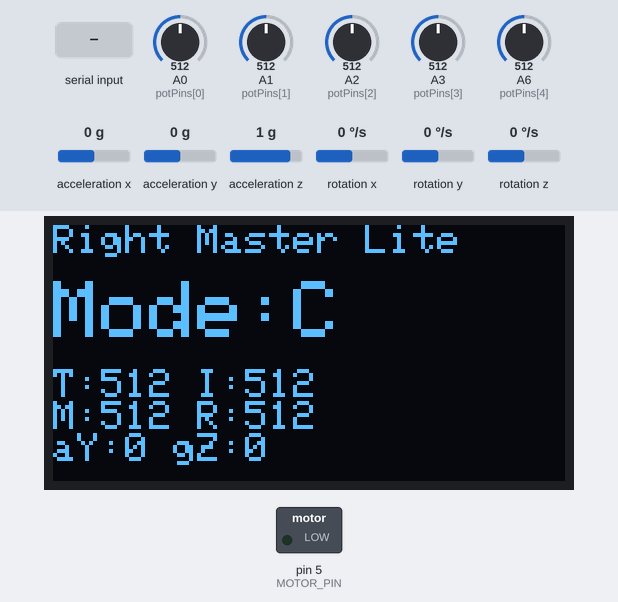
A sketch run on a simulated Arduino Nano, built with avr-gcc and run on an emulated ATmega328P. On the bench: 128×64 one-colour display, switched loads named in the sketch (green lamp = pin HIGH). Wiring (inferred from the names in the program): MPU-6050 motion sensor at I2C address 0x68. The inputs (shaded band) are chosen by the test bench; at power-on: acceleration y 0 g, A0 (potPins[0]) = 512, A1 (potPins[1]) = 512, A2 (potPins[2]) = 512, A3 (potPins[3]) = 512, A6 (potPins[4]) = 512, acceleration x 0 g, acceleration z 1 g, rotation x 0 °/s, rotation y 0 °/s, rotation z 0 °/s. What the sketch prints to the serial monitor is not drawn.

Above: at 2.4 s.
2.5 s: "S" received over Serial
At 2.67 s:
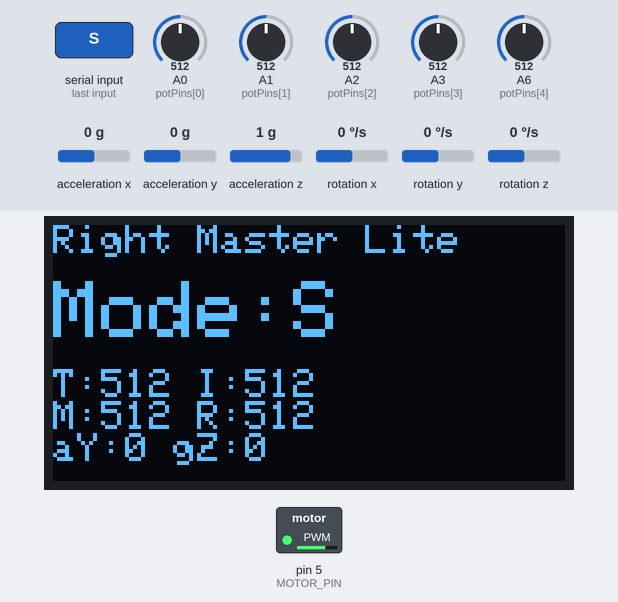
4.3 s: "A" received over the second serial link
At 4.95 s:
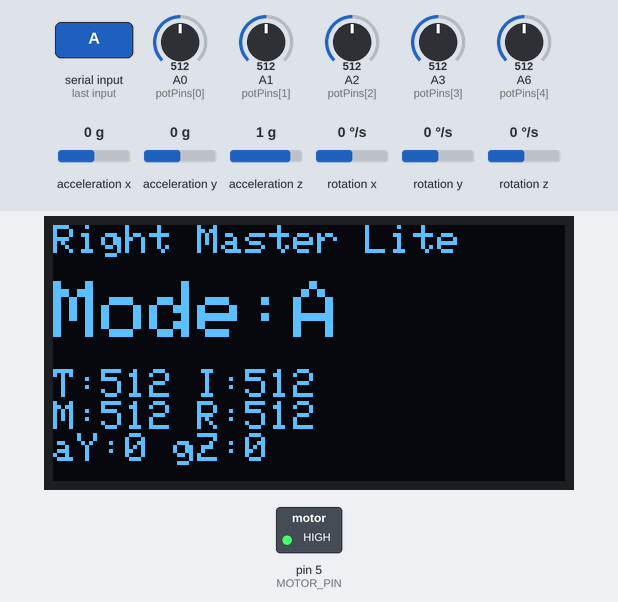
6.6 s: acceleration y set to -1.4 g
At 8.1 s:
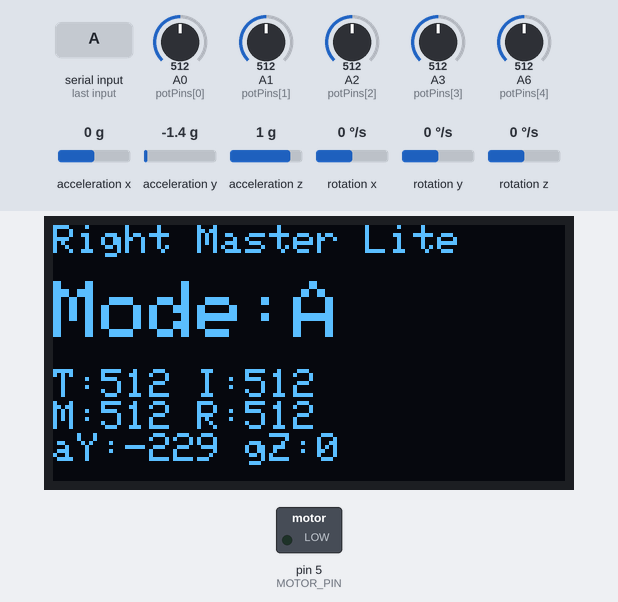
8.3 s: "C" received over Serial
At 9.02 s:
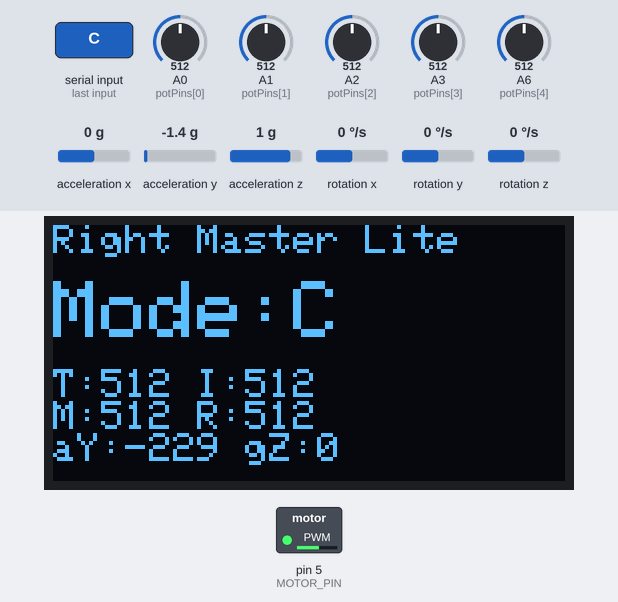
10.1 s: A0 (potPins[0]) set to 108
At 11.02 s:
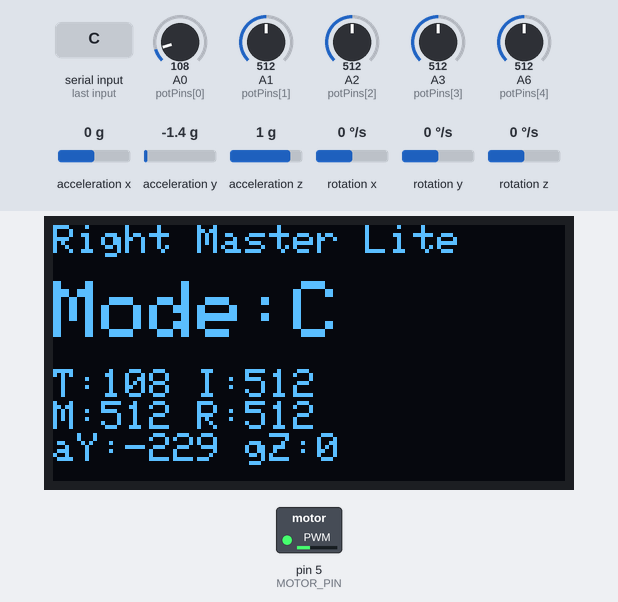
11.9 s: A0 (potPins[0]) set to 91
At 12.5 s:
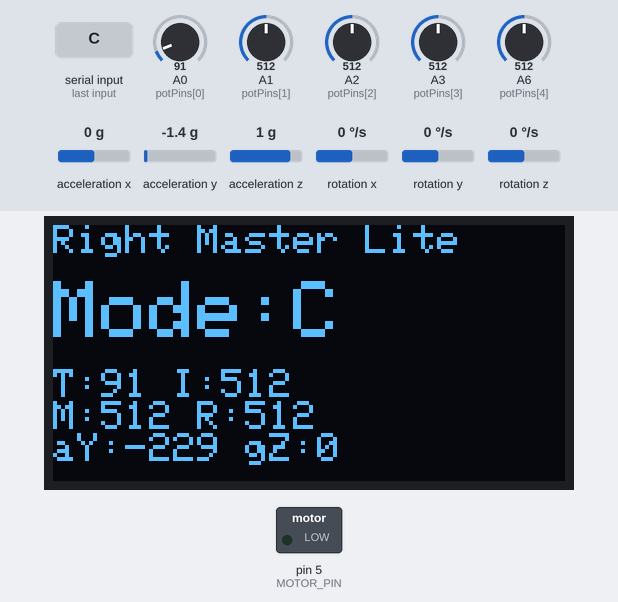
Timing chart, 0 to 14.5 s (numbered marks = the images above; inputs shaded):
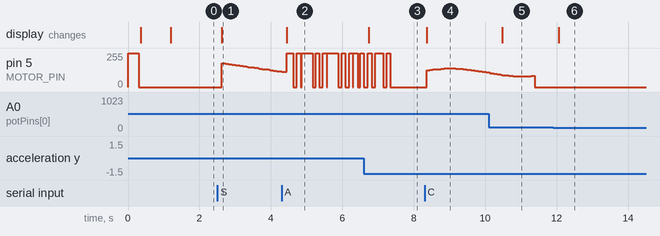

Measured:
- the behaviour switches between 100 and 99 on A0 (potPins[0]) (found by bisection; images 5 and 6)
- after the input at 2.5 s, the display: changes after 0.12 s (image 1)
- after the input at 4.3 s, the display: changes after 0.14 s (image 2)
- after the input at 6.6 s, the display: changes after 0.14 s (image 3)
- after the input at 8.3 s, pin 5 (MOTOR_PIN): rises from 0/255 to 139/255 in 0.49 s, then falls to 109/255 in 1.2 s; the display: changes after 0.06 s (image 4)
- after the input at 10.1 s, the display: changes after 0.37 s (image 5)
- after the input at 11.9 s, the display: changes after 0.15 s (image 6)

The sketch:

right_master_lite.ino
```cpp
/*

  right_master_lite.ino

  第二版汇总 - 右手主控轻量稳定版


  目标：先保证右手主链路稳定运行。


  功能：

  1. HC-05 蓝牙接收电脑/v3 发来的 A/C/S 情绪指令。

  2. OLED 显示当前情绪和传感器状态。

  3. 振动马达按 A/S/C 执行不同反馈。

  4. 读取右手五指电位器和 MPU6050。

  5. 通过蓝牙回传手语识别需要的数据。


  暂时不包含：

  - RadioHead / 315M 左手接收

  - 水母 bitmap 表情


  原因：Arduino Nano SRAM 只有 2KB，SSD1306 128x64 显示缓存约占 1024B。

  同时加入 RadioHead、SoftwareSerial、bitmap 后容易导致 OLED 初始化失败。


  接线：

  - HC-05 TXD -> Nano D2  (SoftwareSerial RX)

  - HC-05 RXD -> Nano D3  (SoftwareSerial TX)

  - 振动马达信号 -> D5

  - Thumb  -> A0

  - Index  -> A1

  - Middle -> A2

  - Ring   -> A3

  - Pinky  -> A6

  - OLED + MPU6050: SDA=A4, SCL=A5

*/


#include <SoftwareSerial.h>

#include <Wire.h>

#include <Adafruit_GFX.h>

#include <Adafruit_SSD1306.h>


#define SCREEN_WIDTH 128

#define SCREEN_HEIGHT 64

#define OLED_ADDR 0x3C

#define MPU_ADDR 0x68


#define BT_RX_PIN 2

#define BT_TX_PIN 3

#define MOTOR_PIN 5


const int potPins[5] = {A0, A1, A2, A3, A6};


SoftwareSerial BTSerial(BT_RX_PIN, BT_TX_PIN);

Adafruit_SSD1306 display(SCREEN_WIDTH, SCREEN_HEIGHT, &Wire, -1);


char currentEmotion = 'C';

bool isVibrating = false;

unsigned long vibrationStartMs = 0;

unsigned long lastReportMs = 0;

unsigned long lastOledMs = 0;

unsigned long prevMotorMs = 0;


const unsigned long VIB_DURATION_MS = 3000;

const unsigned long SENSOR_REPORT_INTERVAL_MS = 100;

const unsigned long OLED_REFRESH_INTERVAL_MS = 250;


int thumbVal = 0;

int indexVal = 0;

int middleVal = 0;

int ringVal = 0;

int pinkyVal = 0;

int16_t ax = 0;

int16_t ay = 0;

int16_t az = 0;

int16_t gx = 0;

int16_t gy = 0;

int16_t gz = 0;


int sadPWM = 0;

int sadState = 0;


bool isEmotionCmd(char c) {

  return c == 'A' || c == 'C' || c == 'S';

}


void readSensors() {

  thumbVal = analogRead(potPins[0]);

  indexVal = analogRead(potPins[1]);

  middleVal = analogRead(potPins[2]);

  ringVal = analogRead(potPins[3]);

  pinkyVal = analogRead(potPins[4]);


  Wire.beginTransmission(MPU_ADDR);

  Wire.write(0x3B);

  if (Wire.endTransmission(false) == 0) {

    Wire.requestFrom(MPU_ADDR, 14, true);

    if (Wire.available() >= 14) {

      ax = Wire.read() << 8 | Wire.read();

      ay = Wire.read() << 8 | Wire.read();

      az = Wire.read() << 8 | Wire.read();

      Wire.read(); Wire.read();

      gx = Wire.read() << 8 | Wire.read();

      gy = Wire.read() << 8 | Wire.read();

      gz = Wire.read() << 8 | Wire.read();

    }

  }

}


void reportSensorsToBluetooth() {

  // 这个格式兼容手语识别采集脚本 serial_gesture_collector.py

  BTSerial.print(F("Thumb:")); BTSerial.print(thumbVal);

  BTSerial.print(F(", Index:")); BTSerial.print(indexVal);

  BTSerial.print(F(", Middle:")); BTSerial.print(middleVal);

  BTSerial.print(F(", Ring:")); BTSerial.print(ringVal);

  BTSerial.print(F(", Pinky:")); BTSerial.print(pinkyVal);

  BTSerial.print(F(", aX:")); BTSerial.print(ax / 100);

  BTSerial.print(F(", aY:")); BTSerial.print(ay / 100);

  BTSerial.print(F(", gZ:")); BTSerial.println(gz / 100);

}


void reportSensorsToUSB() {

  Serial.print(F("Thumb:")); Serial.print(thumbVal);

  Serial.print(F(",Index:")); Serial.print(indexVal);

  Serial.print(F(",Middle:")); Serial.print(middleVal);

  Serial.print(F(",Ring:")); Serial.print(ringVal);

  Serial.print(F(",Pinky:")); Serial.print(pinkyVal);

  Serial.print(F(",aY:")); Serial.print(ay / 100);

  Serial.print(F(",gZ:")); Serial.println(gz / 100);

}


void updateOLED() {

  display.clearDisplay();

  display.setTextColor(SSD1306_WHITE);


  display.setTextSize(1);

  display.setCursor(0, 0);

  display.println(F("Right Master Lite"));


  display.setTextSize(2);

  display.setCursor(0, 14);

  display.print(F("Mode:"));

  display.println(currentEmotion);


  display.setTextSize(1);

  display.setCursor(0, 36);

  display.print(F("T:")); display.print(thumbVal);

  display.print(F(" I:")); display.println(indexVal);

  display.print(F("M:")); display.print(middleVal);

  display.print(F(" R:")); display.println(ringVal);

  display.print(F("aY:")); display.print(ay / 100);

  display.print(F(" gZ:")); display.println(gz / 100);


  display.display();

}


void triggerEmotion(char cmd) {

  currentEmotion = cmd;

  isVibrating = true;

  vibrationStartMs = millis();

  sadState = 0;

  sadPWM = 0;


  Serial.print(F("Emotion command: "));

  Serial.println(cmd);

  BTSerial.print(F("CMD_OK:"));

  BTSerial.println(cmd);


  updateOLED();

}


void handleBluetooth() {

  while (BTSerial.available() > 0) {

    char c = BTSerial.read();

    if (isEmotionCmd(c)) {

      triggerEmotion(c);

    }

  }

}


void handleUSBSerial() {

  // 也允许从 USB 串口监视器直接发 A/S/C 测试

  while (Serial.available() > 0) {

    char c = Serial.read();

    if (isEmotionCmd(c)) {

      triggerEmotion(c);

    }

  }

}


void handleMotor() {

  unsigned long now = millis();


  if (!isVibrating || now - vibrationStartMs >= VIB_DURATION_MS) {

    isVibrating = false;

    analogWrite(MOTOR_PIN, 0);

    return;

  }


  if (currentEmotion == 'A') {

    // 急躁/愤怒：强烈脉冲

    int phase = now % 180;

    if (phase < 120) analogWrite(MOTOR_PIN, 255);

    else analogWrite(MOTOR_PIN, 0);

  } else if (currentEmotion == 'S') {

    // 悲伤：衰减叹息

    if (now - prevMotorMs >= 30) {

      prevMotorMs = now;

      if (sadState == 0) {

        sadPWM = 180;

        sadState = 1;

      } else if (sadState == 1) {

        sadPWM -= 3;

        if (sadPWM <= 80) {

          sadPWM = 0;

          sadState = 2;

        }

      } else {

        static int waitCounter = 0;

        waitCounter++;

        if (waitCounter > 40) {

          waitCounter = 0;

          sadState = 0;

        }

      }

      analogWrite(MOTOR_PIN, sadPWM);

    }

  } else {

    // 平静：轻柔呼吸

    float phase = (now % 4000) / 4000.0 * 2.0 * PI;

    int calmPWM = 110 + (int)(sin(phase) * 30.0);

    analogWrite(MOTOR_PIN, calmPWM);

  }

}


void initMPU() {

  Wire.beginTransmission(MPU_ADDR);

  Wire.write(0x6B);

  Wire.write(0);

  if (Wire.endTransmission(true) == 0) {

    Serial.println(F("MPU6050 OK"));

  } else {

    Serial.println(F("MPU6050 FAILED"));

  }

}


void setup() {

  Serial.begin(9600);

  BTSerial.begin(9600);

  pinMode(MOTOR_PIN, OUTPUT);

  analogWrite(MOTOR_PIN, 0);


  Serial.println(F("Right master lite booting..."));


  // 马达自检，方便确认供电和引脚

  digitalWrite(MOTOR_PIN, HIGH);

  delay(300);

  digitalWrite(MOTOR_PIN, LOW);


  if (!display.begin(SSD1306_SWITCHCAPVCC, OLED_ADDR)) {

    Serial.println(F("OLED FAILED"));

    for (;;);

  }


  display.clearDisplay();

  display.setTextSize(1);

  display.setTextColor(SSD1306_WHITE);

  display.setCursor(0, 0);

  display.println(F("Right Master Lite"));

  display.println(F("OLED OK"));

  display.display();

  delay(800);


  initMPU();

  readSensors();

  updateOLED();


  BTSerial.println(F("RIGHT_MASTER_LITE_READY"));

  Serial.println(F("Right master lite ready. Send A/S/C by USB or Bluetooth."));

}


void loop() {

  unsigned long now = millis();


  handleBluetooth();

  handleUSBSerial();

  handleMotor();


  if (now - lastReportMs >= SENSOR_REPORT_INTERVAL_MS) {

    lastReportMs = now;

    readSensors();

    reportSensorsToBluetooth();

    reportSensorsToUSB();

  }


  if (now - lastOledMs >= OLED_REFRESH_INTERVAL_MS) {

    lastOledMs = now;

    updateOLED();

  }

}
```
